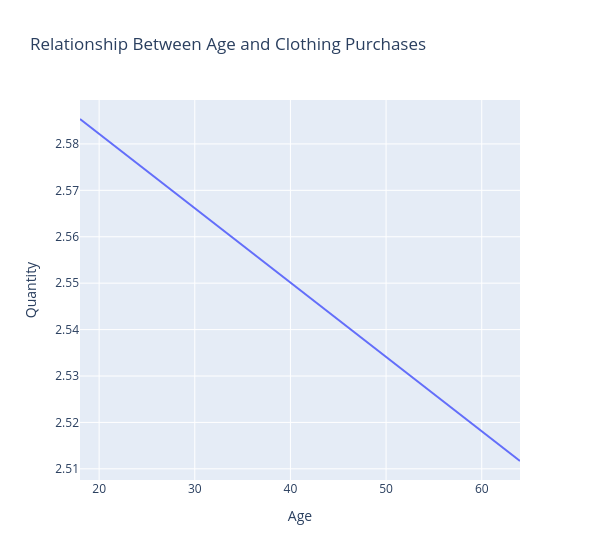

Write notebook code for a chart like this one.
### Markdown cell above
Does customer age influence clothing purchase quantity?

### Code cell
clothing_df_cutomer=df[df['Product Category']=="Clothing"]
clothing_df_cutomer.groupby('Age')['Quantity'].sum().reset_index()
fig=px.scatter(data_frame=clothing_df_cutomer,x='Age',y="Quantity",trendline='ols',title="Relationship Between Age and Clothing Purchases")
fig.update_traces(visible=False,selector=dict(mode="markers"))
fig.update_layout(
    
    width=600
)
fig.show()

### Figure 1 — Plotly figure (JSON) as saved in the notebook; plotly's stock layout.template omitted (floating-point values rounded to 4 significant figures; data arrays with more than 128 entries replaced by an {"elided": "..."} marker saying what was removed)
{"data": [{"hovertemplate": "Age=%{x}<br>Quantity=%{y}<extra></extra>", "legendgroup": "", "marker": {"color": "#636efa", "symbol": "circle"}, "mode": "markers", "name": "", "orientation": "v", "showlegend": false, "type": "scatter", "visible": false, "x": {"elided": "351 int values"}, "xaxis": "x", "y": {"elided": "351 int values"}, "yaxis": "y"}, {"hovertemplate": "<b>OLS trendline</b><br>Quantity = -0.00160188 * Age + 2.61421<br>R<sup>2</sup>=0.000358<br><br>Age=%{x}<br>Quantity=%{y} <b>(trend)</b><extra></extra>", "legendgroup": "", "marker": {"color": "#636efa", "symbol": "circle"}, "mode": "lines", "name": "", "showlegend": false, "type": "scatter", "x": {"elided": "351 int values"}, "xaxis": "x", "y": {"elided": "351 float values"}, "yaxis": "y"}], "layout": {"legend": {"tracegroupgap": 0}, "title": {"text": "Relationship Between Age and Clothing Purchases"}, "width": 600, "xaxis": {"anchor": "y", "domain": [0, 1], "title": {"text": "Age"}}, "yaxis": {"anchor": "x", "domain": [0, 1], "title": {"text": "Quantity"}}}}
